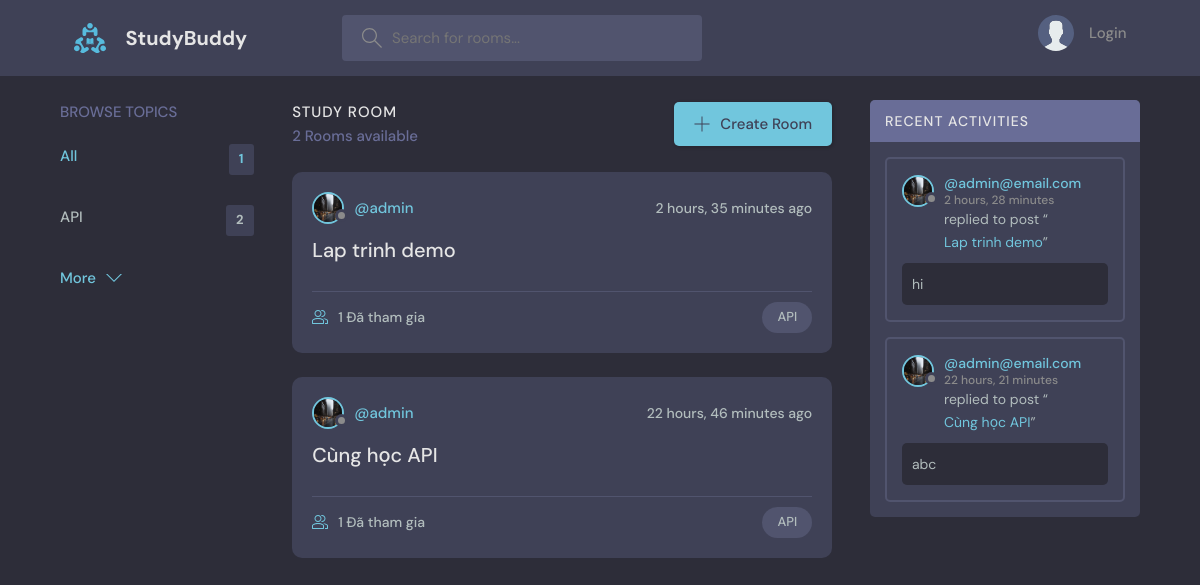
The page / on the database its author committed.
### base/models.py (models this page shows, shortened)
class Topic(models.Model):
    name = models.CharField(max_length=200)

class Room(models.Model):
    host = models.ForeignKey(User, on_delete=models.SET_NULL,null=True)
    topic = models.ForeignKey(Topic, on_delete=models.SET_NULL,null=True)
    name = models.CharField(max_length=200)
    description = models.TextField(null=True, blank=True)
    participants = models.ManyToManyField(User,related_name='participants',blank=True)
    updated = models.DateTimeField(auto_now=True)
    created = models.DateTimeField(auto_now_add=True)
    class Meta:
        ordering = ['-updated','-created']
    def __str__(self):
        return self.name

class User(AbstractUser):
    name = models.CharField(max_length=200,null=True)
    email = models.EmailField(unique=True, null=True)
    bio = models.TextField(null=True)
    avatar= models.ImageField(null=True, default="avatar.svg")
    USERNAME_FIELD = 'email'
    REQUIRED_FIELDS= []

class Message(models.Model):
    user = models.ForeignKey(User, on_delete=models.CASCADE)
    room = models.ForeignKey(Room, on_delete=models.CASCADE)
    body = models.TextField()
    updated = models.DateTimeField(auto_now=True)
    created = models.DateTimeField(auto_now_add=True)
    class Meta:
        ordering = ['-updated','-created']

### base/views.py (the view)
# urls.py: path("",views.home,name="home"),
def home(request):
    q = request.GET.get('q') if request.GET.get('q') != None else ''
    topic = Topic.objects.all()[0:5]
    rooms = Room.objects.filter(
        Q(topic__name__icontains=q) |
        Q(name__icontains=q) |
        Q(description__icontains=q)
        )
    room_count = rooms.count()
    room_messages = Message.objects.filter(Q(room__topic__name__icontains=q))
    context = {'rooms':rooms, 'topic':topic, 'room_count':room_count, 'room_messages':room_messages}
    return render(request, 'base/home.html', context)

### base/templates/base/home.html (shortened to what this page needs)
{% extends 'main.html' %}
{% block content %}
    <main class="layout layout--3">
      <div class="container">
        {% include 'base/topic_component.html' %}
        <div class="roomList">
          <div class="roomList__header">
            <div>
              <h2>Study Room</h2>
              <p>{{rooms.count}} Rooms available</p>
            </div>
            <a class="btn btn--main" href="{% url 'create-room' %}">
              <svg version="1.1" xmlns="http://www.w3.org/2000/svg" width="32" height="32" viewBox="0 0 32 32">
                <title>add</title>
                <path
                  d="M16.943 0.943h-1.885v14.115h-14.115v1.885h14.115v14.115h1.885v-14.115h14.115v-1.885h-14.115v-14.115z"
                ></path>
              </svg>
              Create Room
            </a>
          </div>
          {% include 'base/feed_component.html'%}
        </div>
        {% include 'base/activity_component.html'%}
      </div>
    </main>
{% endblock content %}

### base/templates/base/topic_component.html
<div class="topics">
    <div class="topics__header">
      <h2>Browse Topics</h2>
    </div>
    <ul class="topics__list">
      <li>
        <a href="{% url 'home' %}" class="active">All <span>{{topic.count}}</span></a>
      </li>
      {% for topic in topic %}
      <li>
        <a href="{% url 'home' %}?q={{topic.name}}">{{topic.name}} <span>{{topic.room_set.all.count}}</span></a>
      </li>
      {% endfor %}
    <a class="btn btn--link" href="{% url 'topics'%}">
      More
      <svg version="1.1" xmlns="http://www.w3.org/2000/svg" width="32" height="32" viewBox="0 0 32 32">
        <title>chevron-down</title>
        <path d="M16 21l-13-13h-3l16 16 16-16h-3l-13 13z"></path>
      </svg>
    </a>
</div>

### base/templates/base/feed_component.html (shortened to what this page needs)
{% for room in rooms %}
<div class="roomListRoom">
    <div class="roomListRoom__header">
      <a href="{% url 'user-profile' room.host.id %}" class="roomListRoom__author">
        <div class="avatar avatar--small">
          <img src="{{room.host.avatar.url}}" />
        </div>
        <span>@{{room.host.username}}</span>
      </a>
      <div class="roomListRoom__actions">
        <span>{{room.created|timesince}} ago</span>
      </div>
    </div>
    <div class="roomListRoom__content">
      <a href="{% url 'room' room.id %}">{{room.name}}</a>
    </div>
    <div class="roomListRoom__meta">
      <a href="{% url 'room' room.id %}" class="roomListRoom__joined">
        {{room.participants.all.count}} Đã tham gia
      </a>
      <p class="roomListRoom__topic">{{room.topic.name}}</p>
    </div>
</div>
{% endfor %}

### base/templates/base/activity_component.html (shortened to what this page needs)
<div class="activities">
    <div class="activities__header">
        <h2>Recent Activities</h2>
    </div>
    {% for message in room_messages %}
    <div class="activities__box">
        <div class="activities__boxHeader roomListRoom__header">
            <a href="{% url 'user-profile' message.user.id %}" class="roomListRoom__author">
        <div class="avatar avatar--small">
            <img src="{{message.user.avatar.url}}" />
        </div>
            <p> @{{message.user}} <span>{{message.created|timesince}}</span> </p>
            </a>
        </div>
        <div class="activities__boxContent">
            <p>replied to post “<a href="{% url 'room' message.room.id %}">{{message.room}}</a>”</p>
            <div class="activities__boxRoomContent">
                {{message.body}}
            </div>
        </div>
    </div>
    {% endfor%}
</div>

### rows shown on the page
Topic: name "API", room_set.all.count "2"
Room: host.avatar (picture), host.username "admin", created "2 hours, 35 minutes", name "Lap trinh demo", participants.all.count "1", topic.name "API"
Room: host.avatar (picture), host.username "admin", created "22 hours, 46 minutes", name "Cùng học API", participants.all.count "1", topic.name "API"
Message: user.avatar (picture), user "admin@email.com", created "2 hours, 28 minutes", room "Lap trinh demo", body "hi"
Message: user.avatar (picture), user "admin@email.com", created "22 hours, 21 minutes", room "Cùng học API", body "abc"

### other values the page prints
{{ topic.count }} "1"
{{ rooms.count }} "2"
